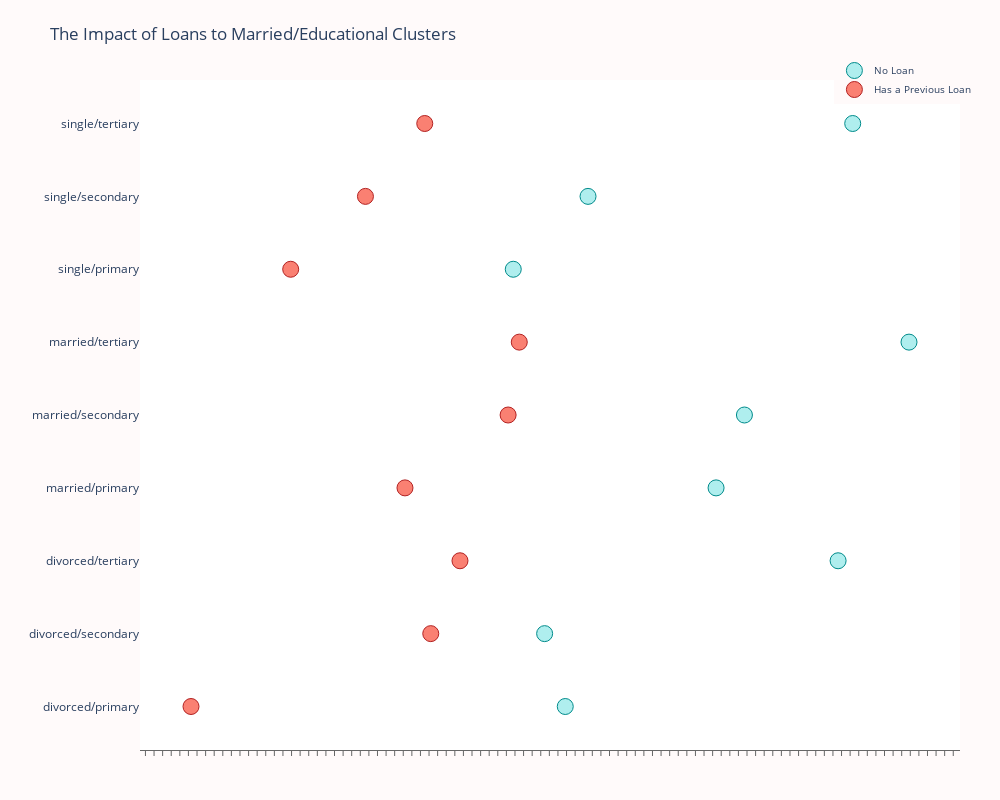

This figure's notebook cell:
### Code cell
# Let's see the group who had loans from the marital/education group

loan_balance = df.groupby([df['marital'],df['education'], df['loan']], as_index=False)['balance'].median()


no_loan = loan_balance['balance'].loc[loan_balance['loan'] == 'no'].values
has_loan = loan_balance['balance'].loc[loan_balance['loan'] == 'yes'].values

dff = loan_balance['marital'] + '/' + loan_balance['education']
labels = dff.unique().tolist()


trace0 = go.Scatter(
    x=no_loan,
    y=labels,
    mode='markers',
    name='No Loan',
    marker=dict(
        color='rgb(175,238,238)',
        line=dict(
            color='rgb(0,139,139)',
            width=1,
        ),
        symbol='circle',
        size=16,
    )
)
trace1 = go.Scatter(
    x=has_loan,
    y=labels,
    mode='markers',
    name='Has a Previous Loan',
    marker=dict(
        color='rgb(250,128,114)',
        line=dict(
            color='rgb(178,34,34)',
            width=1,
        ),
        symbol='circle',
        size=16,
    )
)

data = [trace0, trace1]
layout = go.Layout(
    title="The Impact of Loans to Married/Educational Clusters",
    xaxis=dict(
        showgrid=False,
        showline=True,
        linecolor='rgb(102, 102, 102)',
        titlefont=dict(
            color='rgb(204, 204, 204)'
        ),
        tickfont=dict(
            color='rgb(102, 102, 102)',
        ),
        showticklabels=False,
        dtick=10,
        ticks='outside',
        tickcolor='rgb(102, 102, 102)',
    ),
    margin=dict(
        l=140,
        r=40,
        b=50,
        t=80
    ),
    legend=dict(
        font=dict(
            size=10,
        ),
        yanchor='middle',
        xanchor='right',
    ),
    width=1000,
    height=800,
    paper_bgcolor='rgb(255,250,250)',
    plot_bgcolor='rgb(255,255,255)',
    hovermode='closest',
)
fig = go.Figure(data=data, layout=layout)
iplot(fig, filename='lowest-oecd-votes-cast')

### Figure 1 — Plotly figure (JSON) as saved in the notebook; plotly's stock layout.template omitted (floating-point values rounded to 4 significant figures)
{"data": [{"marker": {"color": "rgb(175,238,238)", "line": {"color": "rgb(0,139,139)", "width": 1}, "size": 16, "symbol": "circle"}, "mode": "markers", "name": "No Loan", "type": "scatter", "x": [498.5, 474.5, 816, 674, 707, 898.5, 438, 525, 833], "y": ["divorced/primary", "divorced/secondary", "divorced/tertiary", "married/primary", "married/secondary", "married/tertiary", "single/primary", "single/secondary", "single/tertiary"]}, {"marker": {"color": "rgb(250,128,114)", "line": {"color": "rgb(178,34,34)", "width": 1}, "size": 16, "symbol": "circle"}, "mode": "markers", "name": "Has a Previous Loan", "type": "scatter", "x": [63, 342, 376, 312, 432, 445, 179, 266, 335], "y": ["divorced/primary", "divorced/secondary", "divorced/tertiary", "married/primary", "married/secondary", "married/tertiary", "single/primary", "single/secondary", "single/tertiary"]}], "layout": {"height": 800, "hovermode": "closest", "legend": {"font": {"size": 10}, "xanchor": "right", "yanchor": "middle"}, "margin": {"b": 50, "l": 140, "r": 40, "t": 80}, "paper_bgcolor": "rgb(255,250,250)", "plot_bgcolor": "rgb(255,255,255)", "title": {"text": "The Impact of Loans to Married/Educational Clusters"}, "width": 1000, "xaxis": {"dtick": 10, "linecolor": "rgb(102, 102, 102)", "showgrid": false, "showline": true, "showticklabels": false, "tickcolor": "rgb(102, 102, 102)", "tickfont": {"color": "rgb(102, 102, 102)"}, "ticks": "outside", "title": {"font": {"color": "rgb(204, 204, 204)"}}}}}
